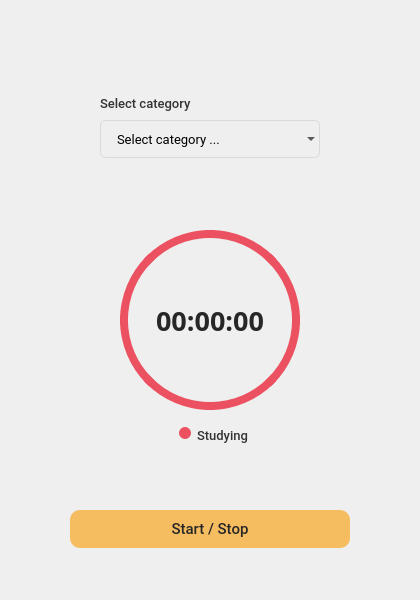
<?xml version="1.0" encoding="UTF-8"?>
<ui version="4.0">
 <class>MainWindow</class>
 <widget class="QMainWindow" name="MainWindow">
  <property name="geometry">
   <rect>
    <x>0</x>
    <y>0</y>
    <width>420</width>
    <height>600</height>
   </rect>
  </property>
  <property name="windowTitle">
   <string>MainWindow</string>
  </property>
  <widget class="QWidget" name="centralwidget">
   <widget class="QLabel" name="timer_label">
    <property name="geometry">
     <rect>
      <x>120</x>
      <y>230</y>
      <width>180</width>
      <height>180</height>
     </rect>
    </property>
    <property name="font">
     <font>
      <family>IBM Plex Sans SemiBold</family>
      <pointsize>20</pointsize>
      <weight>75</weight>
      <bold>true</bold>
     </font>
    </property>
    <property name="styleSheet">
     <string notr="true">border: 8px solid #EB5160;
border-radius: 90px;
color: #272727;</string>
    </property>
    <property name="text">
     <string>00:00:00</string>
    </property>
    <property name="alignment">
     <set>Qt::AlignCenter</set>
    </property>
   </widget>
   <widget class="QPushButton" name="start_stop_button">
    <property name="geometry">
     <rect>
      <x>70</x>
      <y>510</y>
      <width>280</width>
      <height>38</height>
     </rect>
    </property>
    <property name="font">
     <font>
      <family>Roboto Medium</family>
      <pointsize>11</pointsize>
     </font>
    </property>
    <property name="cursor">
     <cursorShape>PointingHandCursor</cursorShape>
    </property>
    <property name="styleSheet">
     <string notr="true">background: #F6BD60;
border: 0;
border-radius: 10px;
color: #272727;</string>
    </property>
    <property name="text">
     <string>Start / Stop</string>
    </property>
   </widget>
   <widget class="QComboBox" name="category_dropdown">
    <property name="geometry">
     <rect>
      <x>100</x>
      <y>120</y>
      <width>220</width>
      <height>38</height>
     </rect>
    </property>
    <property name="font">
     <font>
      <family>Roboto</family>
      <pointsize>10</pointsize>
     </font>
    </property>
    <property name="cursor">
     <cursorShape>PointingHandCursor</cursorShape>
    </property>
    <property name="styleSheet">
     <string notr="true">QComboBox {
  padding-left: 16px;
  background: transparent;
  border: 1px solid #dadada;
  border-radius: 5px;
}

QComboBox::drop-down {
  image: url(:/icons/drop-arrow.png);
  width: 20px;
  margin-right: 10px;
}

QComboBox QAbstractItemView {
  background: white;
  padding: 6px 18px 6px 18px;
  outline: none;
  border: none;
}

QComboBox QAbstractItemView::item {
  color: #333333;
  padding: 6px 10px 6px 10px;
  margin: 3px 0 3px 0;
}

QComboBox QAbstractItemView::item:selected {
  background: #FDEFD8;
  color: #D5880B;
}
</string>
    </property>
    <property name="editable">
     <bool>false</bool>
    </property>
    <property name="placeholderText">
     <string>Select category ...</string>
    </property>
    <property name="frame">
     <bool>true</bool>
    </property>
    <item>
     <property name="text">
      <string>Test</string>
     </property>
    </item>
    <item>
     <property name="text">
      <string>Test2</string>
     </property>
    </item>
   </widget>
   <widget class="QWidget" name="formLayoutWidget">
    <property name="geometry">
     <rect>
      <x>120</x>
      <y>420</y>
      <width>181</width>
      <height>31</height>
     </rect>
    </property>
    <layout class="QFormLayout" name="formLayout">
     <property name="fieldGrowthPolicy">
      <enum>QFormLayout::FieldsStayAtSizeHint</enum>
     </property>
     <property name="rowWrapPolicy">
      <enum>QFormLayout::DontWrapRows</enum>
     </property>
     <property name="labelAlignment">
      <set>Qt::AlignCenter</set>
     </property>
     <property name="formAlignment">
      <set>Qt::AlignCenter</set>
     </property>
     <item row="0" column="0">
      <widget class="QLabel" name="timer_key">
       <property name="minimumSize">
        <size>
         <width>12</width>
         <height>12</height>
        </size>
       </property>
       <property name="maximumSize">
        <size>
         <width>12</width>
         <height>12</height>
        </size>
       </property>
       <property name="styleSheet">
        <string notr="true">background: #EB5160;
border-radius: 6px;</string>
       </property>
       <property name="text">
        <string/>
       </property>
      </widget>
     </item>
     <item row="0" column="1">
      <widget class="QLabel" name="timer_value">
       <property name="sizePolicy">
        <sizepolicy hsizetype="MinimumExpanding" vsizetype="Preferred">
         <horstretch>0</horstretch>
         <verstretch>0</verstretch>
        </sizepolicy>
       </property>
       <property name="maximumSize">
        <size>
         <width>100</width>
         <height>16777215</height>
        </size>
       </property>
       <property name="font">
        <font>
         <family>Roboto Medium</family>
         <pointsize>10</pointsize>
        </font>
       </property>
       <property name="styleSheet">
        <string notr="true">color: #333333;</string>
       </property>
       <property name="text">
        <string>Studying</string>
       </property>
      </widget>
     </item>
    </layout>
   </widget>
   <widget class="QLabel" name="label_4">
    <property name="geometry">
     <rect>
      <x>100</x>
      <y>95</y>
      <width>101</width>
      <height>16</height>
     </rect>
    </property>
    <property name="sizePolicy">
     <sizepolicy hsizetype="MinimumExpanding" vsizetype="Preferred">
      <horstretch>0</horstretch>
      <verstretch>0</verstretch>
     </sizepolicy>
    </property>
    <property name="font">
     <font>
      <family>Roboto Medium</family>
      <pointsize>10</pointsize>
     </font>
    </property>
    <property name="styleSheet">
     <string notr="true">color: #333333;</string>
    </property>
    <property name="text">
     <string>Select category</string>
    </property>
   </widget>
  </widget>
 </widget>
 <resources>
  <include location="qt_ui_resources.qrc"/>
 </resources>
 <connections/>
</ui>
